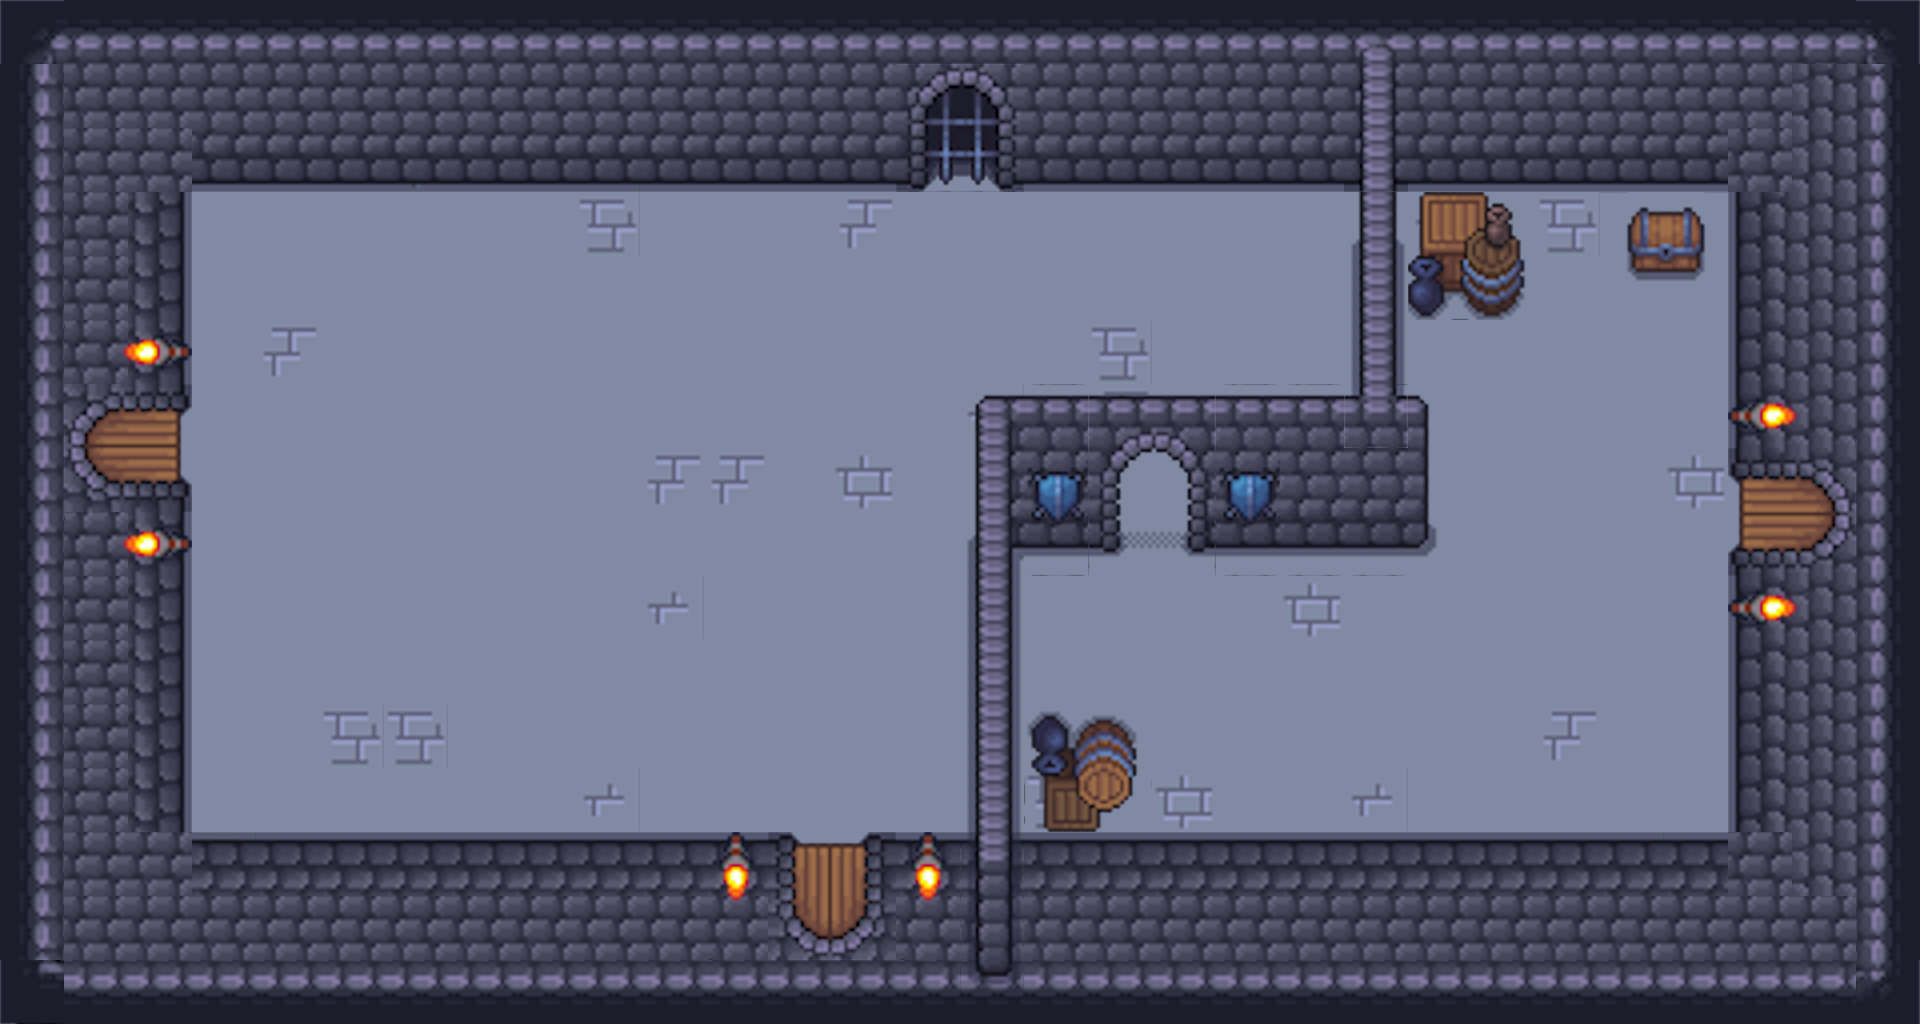

Rendered tile map (Tiled .tmx) drawn with the repository's tilesets; below, a short description and the map source with its tile grids summarised:
An orthogonal 30x16 tile map with 64x64 px tiles, 6 tile layers (mapa, cracks, corners, walls, ...), 4 tilesets and 10 objects (2x 1, 2x 2, 2x 3, 2x map10, chest, ...).

<map version="1.10" tiledversion="1.11.2" orientation="orthogonal" renderorder="right-down" width="30" height="16" tilewidth="64" tileheight="64" infinite="0" nextlayerid="11" nextobjectid="24">
 <tileset firstgid="1" source="../tilesets/floorwalls.tsx" />
 <tileset firstgid="494" source="../tilesets/Dungeon_01_obj.tsx" />
 <tileset firstgid="638" source="../tilesets/animaitons.tsx" />
 <tileset firstgid="758" source="../tilesets/objects_random.tsx" />
 <layer id="1" name="mapa" width="30" height="16">
  <data>[480 cells, 480 non-empty, 1 distinct tile ids]</data>
 </layer>
 <layer id="3" name="cracks" width="30" height="16">
  <data>[480 cells, 27 non-empty, 4 distinct tile ids]</data>
 </layer>
 <layer id="4" name="corners" width="30" height="16">
  <properties>
   <property name="solid" type="bool" value="true" />
  </properties>
  <data>[480 cells, 224 non-empty, 7 distinct tile ids]</data>
 </layer>
 <layer id="7" name="walls" width="30" height="16">
  <properties>
   <property name="solid" type="bool" value="true" />
  </properties>
  <data>[480 cells, 37 non-empty, 27 distinct tile ids]</data>
 </layer>
 <layer id="5" name="doors" width="30" height="16">
  <properties>
   <property name="door" type="bool" value="true" />
   <property name="solid" type="bool" value="true" />
  </properties>
  <data>[480 cells, 16 non-empty, 8 distinct tile ids]</data>
 </layer>
 <layer id="9" name="objects" width="30" height="16">
  <data>[480 cells, 44 non-empty, 24 distinct tile ids]</data>
 </layer>
 <objectgroup id="10" name="use">
  <object id="20" name="chest" x="1526" y="184" width="202" height="174">
   <properties>
    <property name="items" value="HealthPotion" />
   </properties>
  </object>
  <object id="23" name="door" x="850" y="144" width="216" height="114" />
 </objectgroup>
 <objectgroup id="2" name="gateways">
  <object id="1" name="1" x="100.666" y="389.333" width="64" height="64">
   <properties>
    <property name="target" type="int" value="1" />
   </properties>
  </object>
  <object id="5" name="1" x="100.333" y="450.667" width="64" height="64">
   <properties>
    <property name="target" type="int" value="1" />
   </properties>
  </object>
  <object id="12" name="2" x="1743.56" y="455.908" width="64" height="64">
   <properties>
    <property name="target" type="int" value="2" />
   </properties>
  </object>
  <object id="13" name="2" x="1741.44" y="513.185" width="64" height="64">
   <properties>
    <property name="target" type="int" value="2" />
   </properties>
  </object>
  <object id="14" name="3" x="832" y="860" width="64" height="64">
   <properties>
    <property name="target" type="int" value="3" />
   </properties>
  </object>
  <object id="15" name="3" x="768" y="860" width="64" height="64">
   <properties>
    <property name="target" type="int" value="3" />
   </properties>
  </object>
  <object id="21" name="map10" x="895.333" y="95.6364" width="64" height="64">
   <properties>
    <property name="level" type="int" value="1" />
    <property name="target" type="int" value="0" />
   </properties>
  </object>
  <object id="22" name="map10" x="959.212" y="95.6364" width="64" height="64">
   <properties>
    <property name="level" type="int" value="1" />
    <property name="target" type="int" value="0" />
   </properties>
  </object>
 </objectgroup>
 <objectgroup id="8" name="npcs" />
</map>
